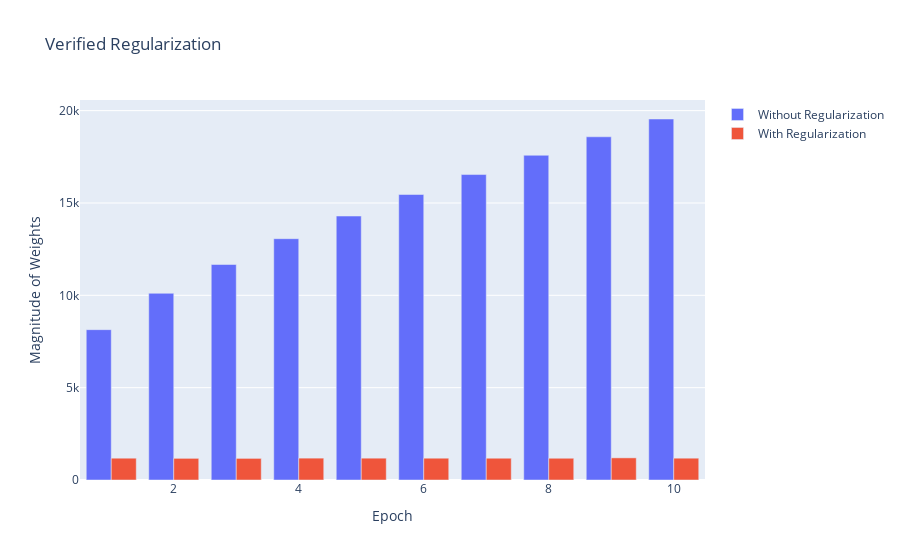

The cell this chart's notebook holds for it:
### Code cell
fig = go.Figure()
fig.add_trace(go.Bar(x=[i for i in range(1,11)], y=weights_noReg, name='Without Regularization'))
fig.add_trace(go.Bar(x=[i for i in range(1,11)], y=weights_Reg, name='With Regularization'))
fig.update_layout(xaxis_title='Epoch', yaxis_title='Magnitude of Weights', title='Verified Regularization')

### Figure 1 — Plotly figure (JSON) as saved in the notebook; plotly's stock layout.template omitted (floating-point values rounded to 4 significant figures)
{"data": [{"name": "Without Regularization", "type": "bar", "x": [1, 2, 3, 4, 5, 6, 7, 8, 9, 10], "y": [8140.0, 10110.0, 11670.0, 13070.0, 14290.0, 15460.0, 16540.0, 17580.0, 18580.0, 19550.0]}, {"name": "With Regularization", "type": "bar", "x": [1, 2, 3, 4, 5, 6, 7, 8, 9, 10], "y": [1180.0, 1172.0, 1170.0, 1184.0, 1181.0, 1180.0, 1179.0, 1178.0, 1199.0, 1181.0]}], "layout": {"title": {"text": "Verified Regularization"}, "xaxis": {"title": {"text": "Epoch"}}, "yaxis": {"title": {"text": "Magnitude of Weights"}}}}
